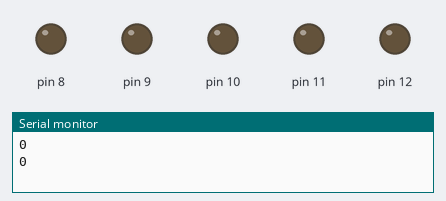
This sketch was run on a simulated Arduino Uno, built with avr-gcc and run on an emulated ATmega328P. Shown: output pins drawn as LEDs (lit = HIGH), the last lines printed to the serial monitor.

Above: at 0.05 s.
At 7.5 s:
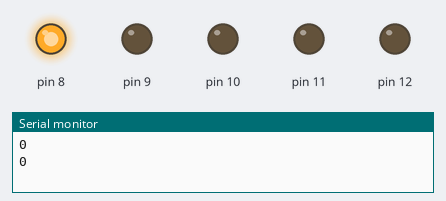
At 22.5 s:
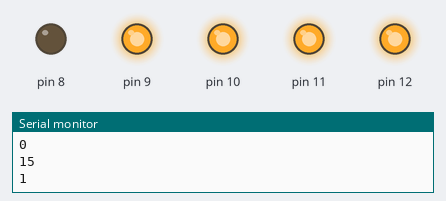
At 30.05 s:
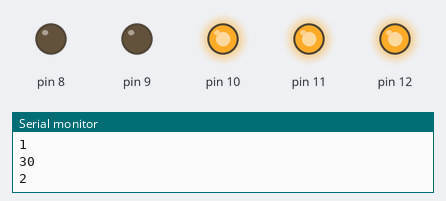
Timing chart, 0 to 39.0 s (numbered marks = the images above):
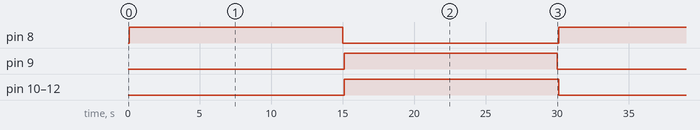

Measured:
- by itself, pin 8, pin 9: alternates HIGH for 14.9 s and LOW for 15.1 s
- by itself, pin 10–12: alternates HIGH for 15.0 s and LOW for 15.0 s
- by itself, everything shown: repeats every 30.0 s, in 4 steps

The sketch:

SolarCharger.ino
```cpp
#include <TimeLib.h>
int i = 0;

void setup() {
  DDRB = 31;
  PORTB = 0;
  Serial.begin(9600);
}

void loop() {
  checkTime();
}

void chargeBatteryA(){
  dischargeBatteryB();
  PORTB |= 28; //xxx111xx
}

void chargeBatteryB(){
  dischargeBatteryA();
  PORTB &= ~28; //xxx000xx
}

void dischargeBatteryA(){
  PORTB &= ~2; //xxxxxx00
  delay(100);
  PORTB |= 1; //xxxxxx01
}

void dischargeBatteryB(){
  PORTB &= ~1; //xxxxxx00
  delay(100);
  PORTB |= 2; //xxxxxx10
}

void checkTime(){
  if (now() % 15 == 0){
    Serial.println(now());
    Serial.println(i);
    i++;
    switchBattery();
  }
}

void switchBattery(){
  (i % 2 == 0) ? chargeBatteryA() : chargeBatteryB();
  delay(2000);
}

/*
128.64.32.16.8.4.2.1
*/
```
